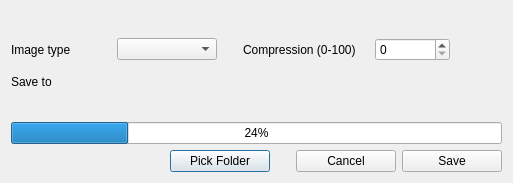
<?xml version="1.0" encoding="UTF-8"?>
<ui version="4.0">
 <class>SaveAsDlg</class>
 <widget class="QDialog" name="SaveAsDlg">
  <property name="geometry">
   <rect>
    <x>0</x>
    <y>0</y>
    <width>513</width>
    <height>183</height>
   </rect>
  </property>
  <property name="windowTitle">
   <string>Save as</string>
  </property>
  <layout class="QVBoxLayout" name="verticalLayout">
   <item>
    <spacer name="verticalSpacer_2">
     <property name="orientation">
      <enum>Qt::Vertical</enum>
     </property>
     <property name="sizeHint" stdset="0">
      <size>
       <width>20</width>
       <height>40</height>
      </size>
     </property>
    </spacer>
   </item>
   <item>
    <layout class="QHBoxLayout" name="horizontalLayout">
     <item>
      <widget class="QLabel" name="label_2">
       <property name="minimumSize">
        <size>
         <width>100</width>
         <height>0</height>
        </size>
       </property>
       <property name="text">
        <string>Image type    </string>
       </property>
      </widget>
     </item>
     <item>
      <widget class="QComboBox" name="imageTypesCB">
       <property name="minimumSize">
        <size>
         <width>100</width>
         <height>0</height>
        </size>
       </property>
      </widget>
     </item>
     <item>
      <spacer name="horizontalSpacer_4">
       <property name="orientation">
        <enum>Qt::Horizontal</enum>
       </property>
       <property name="sizeType">
        <enum>QSizePolicy::Fixed</enum>
       </property>
       <property name="sizeHint" stdset="0">
        <size>
         <width>20</width>
         <height>20</height>
        </size>
       </property>
      </spacer>
     </item>
     <item>
      <widget class="QLabel" name="label_3">
       <property name="text">
        <string>Compression (0-100)    </string>
       </property>
      </widget>
     </item>
     <item>
      <widget class="QSpinBox" name="compressionBox">
       <property name="minimumSize">
        <size>
         <width>75</width>
         <height>0</height>
        </size>
       </property>
       <property name="maximum">
        <number>100</number>
       </property>
      </widget>
     </item>
     <item>
      <spacer name="horizontalSpacer_2">
       <property name="orientation">
        <enum>Qt::Horizontal</enum>
       </property>
       <property name="sizeHint" stdset="0">
        <size>
         <width>40</width>
         <height>20</height>
        </size>
       </property>
      </spacer>
     </item>
    </layout>
   </item>
   <item>
    <spacer name="verticalSpacer_3">
     <property name="orientation">
      <enum>Qt::Vertical</enum>
     </property>
     <property name="sizeHint" stdset="0">
      <size>
       <width>20</width>
       <height>20</height>
      </size>
     </property>
    </spacer>
   </item>
   <item>
    <layout class="QHBoxLayout" name="horizontalLayout_2">
     <item>
      <widget class="QLabel" name="label">
       <property name="minimumSize">
        <size>
         <width>100</width>
         <height>0</height>
        </size>
       </property>
       <property name="maximumSize">
        <size>
         <width>100</width>
         <height>16777215</height>
        </size>
       </property>
       <property name="text">
        <string>Save to    </string>
       </property>
      </widget>
     </item>
     <item>
      <widget class="QLabel" name="folderPath">
       <property name="sizePolicy">
        <sizepolicy hsizetype="Expanding" vsizetype="Preferred">
         <horstretch>0</horstretch>
         <verstretch>0</verstretch>
        </sizepolicy>
       </property>
       <property name="text">
        <string/>
       </property>
      </widget>
     </item>
    </layout>
   </item>
   <item>
    <spacer name="verticalSpacer">
     <property name="orientation">
      <enum>Qt::Vertical</enum>
     </property>
     <property name="sizeHint" stdset="0">
      <size>
       <width>20</width>
       <height>40</height>
      </size>
     </property>
    </spacer>
   </item>
   <item>
    <widget class="QProgressBar" name="progressBar">
     <property name="value">
      <number>24</number>
     </property>
    </widget>
   </item>
   <item>
    <layout class="QHBoxLayout" name="horizontalLayout_3">
     <item>
      <spacer name="horizontalSpacer">
       <property name="orientation">
        <enum>Qt::Horizontal</enum>
       </property>
       <property name="sizeHint" stdset="0">
        <size>
         <width>40</width>
         <height>20</height>
        </size>
       </property>
      </spacer>
     </item>
     <item>
      <widget class="QPushButton" name="selectBtn">
       <property name="minimumSize">
        <size>
         <width>100</width>
         <height>0</height>
        </size>
       </property>
       <property name="maximumSize">
        <size>
         <width>100</width>
         <height>16777215</height>
        </size>
       </property>
       <property name="text">
        <string>Pick Folder</string>
       </property>
      </widget>
     </item>
     <item>
      <spacer name="horizontalSpacer_3">
       <property name="orientation">
        <enum>Qt::Horizontal</enum>
       </property>
       <property name="sizeType">
        <enum>QSizePolicy::Preferred</enum>
       </property>
       <property name="sizeHint" stdset="0">
        <size>
         <width>20</width>
         <height>20</height>
        </size>
       </property>
      </spacer>
     </item>
     <item>
      <widget class="QPushButton" name="cancelBtn">
       <property name="minimumSize">
        <size>
         <width>100</width>
         <height>0</height>
        </size>
       </property>
       <property name="text">
        <string>Cancel</string>
       </property>
      </widget>
     </item>
     <item>
      <widget class="QPushButton" name="saveBtn">
       <property name="minimumSize">
        <size>
         <width>100</width>
         <height>0</height>
        </size>
       </property>
       <property name="text">
        <string>Save</string>
       </property>
      </widget>
     </item>
    </layout>
   </item>
  </layout>
 </widget>
 <resources/>
 <connections/>
</ui>
